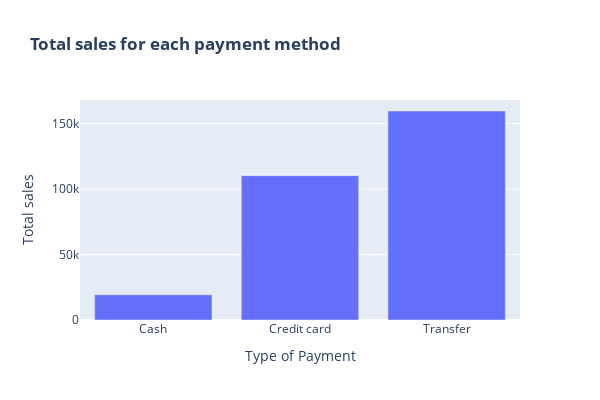

Source (notebook cell):
### Code cell
# Create bar chart
fig = px.bar(total_sales,
             x="payment",
             y="total",
             title="<b>Total sales for each payment method</b>",
             labels={"payment": "Type of Payment", "total": "Total sales"})

# Set size
fig.update_layout(width=600, height=400) 

# Show the plot
fig.show()

### Figure 1 — Plotly figure (JSON) as saved in the notebook; plotly's stock layout.template omitted (floating-point values rounded to 4 significant figures)
{"data": [{"alignmentgroup": "True", "hovertemplate": "Type of Payment=%{x}<br>Total sales=%{y}<extra></extra>", "legendgroup": "", "marker": {"color": "#636efa", "pattern": {"shape": ""}}, "name": "", "offsetgroup": "", "orientation": "v", "showlegend": false, "textposition": "auto", "x": ["Cash", "Credit card", "Transfer"], "xaxis": "x", "y": [19200.0, 110300.0, 159600.0], "yaxis": "y", "type": "bar"}], "layout": {"xaxis": {"anchor": "y", "domain": [0, 1], "title": {"text": "Type of Payment"}}, "yaxis": {"anchor": "x", "domain": [0, 1], "title": {"text": "Total sales"}}, "legend": {"tracegroupgap": 0}, "title": {"text": "<b>Total sales for each payment method</b>"}, "barmode": "relative", "width": 600, "height": 400}}
